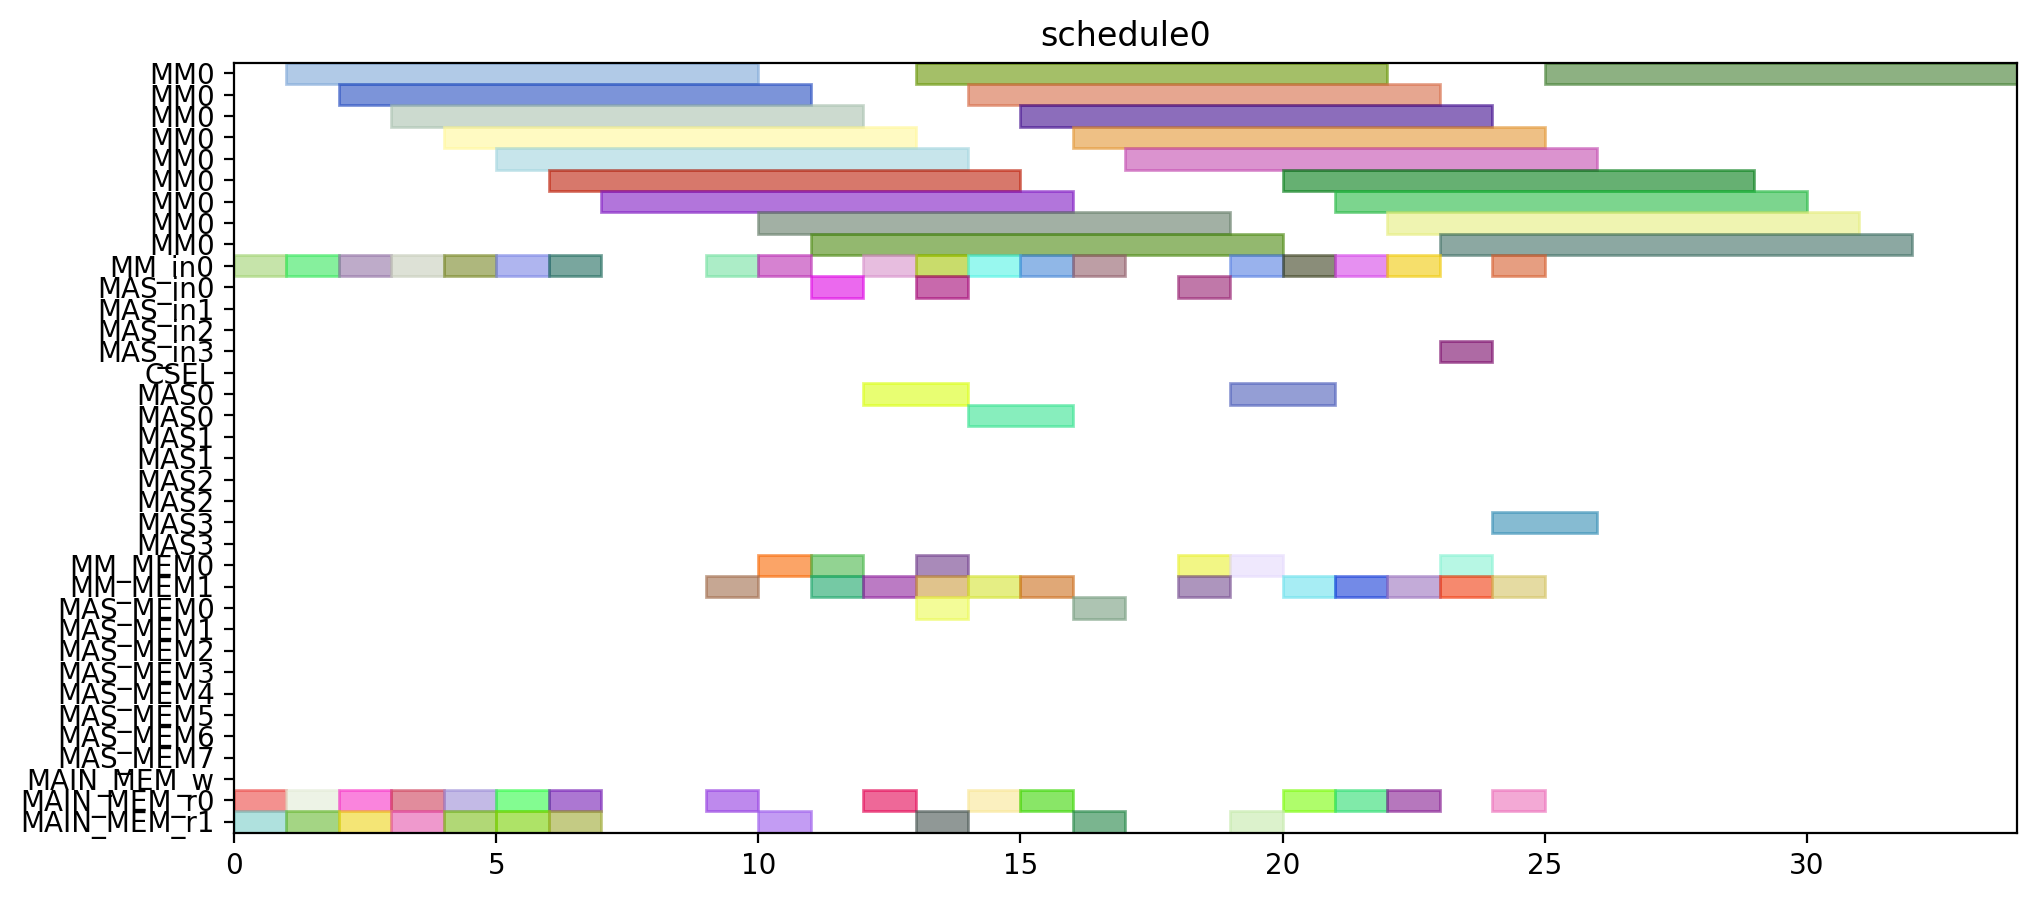

Write Python code to recreate this figure.
from pyschedule import Scenario, solvers, plotters, alt


def solve():
	horizon = 120
	S = Scenario("schedule0", horizon=horizon)

	# resource
	MM = S.Resources('MM', num=1, size=9)
	MM_in = S.Resources('MM_in', num=1)
	MAS_in = S.Resources('MAS_in', num=4)
	CSEL = S.Resource('CSEL')
	MAS = S.Resources('MAS', num=4, size=2, periods=range(1, horizon))
	MM_MEM = S.Resources('MM_MEM', num=2)
	MAS_MEM = S.Resources('MAS_MEM', num=8)
	MAIN_MEM_w = S.Resource('MAIN_MEM_w', size=1)
	MAIN_MEM_r = S.Resources('MAIN_MEM_r', num=2)

	# result of previous scheduling

	# new tasks
	Z_exp2 = S.Task('Z_exp2', length=9, delay_cost=1)
	Z_exp2 += alt(MM)
	Z_exp2_in = S.Task('Z_exp2_in', length=1, delay_cost=1)
	Z_exp2_in += alt(MM_in)
	S += Z_exp2_in*MM_in[0]<=Z_exp2*MM[0]
	Z_exp2_mem0 = S.Task('Z_exp2_mem0', length=1, delay_cost=1)
	Z_exp2_mem0 += MAIN_MEM_r[0]
	S += Z_exp2_mem0 <= Z_exp2

	Z_exp2_mem1 = S.Task('Z_exp2_mem1', length=1, delay_cost=1)
	Z_exp2_mem1 += MAIN_MEM_r[1]
	S += Z_exp2_mem1 <= Z_exp2

	NX0 = S.Task('NX0', length=9, delay_cost=1)
	NX0 += alt(MM)
	NX0_in = S.Task('NX0_in', length=1, delay_cost=1)
	NX0_in += alt(MM_in)
	S += NX0_in*MM_in[0]<=NX0*MM[0]
	NX0_mem0 = S.Task('NX0_mem0', length=1, delay_cost=1)
	NX0_mem0 += MAIN_MEM_r[0]
	S += NX0_mem0 <= NX0

	NX0_mem1 = S.Task('NX0_mem1', length=1, delay_cost=1)
	NX0_mem1 += MAIN_MEM_r[1]
	S += NX0_mem1 <= NX0

	k0_10_Z1 = S.Task('k0_10_Z1', length=9, delay_cost=1)
	k0_10_Z1 += alt(MM)
	k0_10_Z1_in = S.Task('k0_10_Z1_in', length=1, delay_cost=1)
	k0_10_Z1_in += alt(MM_in)
	S += k0_10_Z1_in*MM_in[0]<=k0_10_Z1*MM[0]
	k0_10_Z1_mem0 = S.Task('k0_10_Z1_mem0', length=1, delay_cost=1)
	k0_10_Z1_mem0 += MAIN_MEM_r[0]
	S += k0_10_Z1_mem0 <= k0_10_Z1

	k0_10_Z1_mem1 = S.Task('k0_10_Z1_mem1', length=1, delay_cost=1)
	k0_10_Z1_mem1 += MAIN_MEM_r[1]
	S += k0_10_Z1_mem1 <= k0_10_Z1

	DX0 = S.Task('DX0', length=9, delay_cost=1)
	DX0 += alt(MM)
	DX0_in = S.Task('DX0_in', length=1, delay_cost=1)
	DX0_in += alt(MM_in)
	S += DX0_in*MM_in[0]<=DX0*MM[0]
	DX0_mem0 = S.Task('DX0_mem0', length=1, delay_cost=1)
	DX0_mem0 += MAIN_MEM_r[0]
	S += DX0_mem0 <= DX0

	DX0_mem1 = S.Task('DX0_mem1', length=1, delay_cost=1)
	DX0_mem1 += MAIN_MEM_r[1]
	S += DX0_mem1 <= DX0

	NY0 = S.Task('NY0', length=9, delay_cost=1)
	NY0 += alt(MM)
	NY0_in = S.Task('NY0_in', length=1, delay_cost=1)
	NY0_in += alt(MM_in)
	S += NY0_in*MM_in[0]<=NY0*MM[0]
	NY0_mem0 = S.Task('NY0_mem0', length=1, delay_cost=1)
	NY0_mem0 += MAIN_MEM_r[0]
	S += NY0_mem0 <= NY0

	NY0_mem1 = S.Task('NY0_mem1', length=1, delay_cost=1)
	NY0_mem1 += MAIN_MEM_r[1]
	S += NY0_mem1 <= NY0

	k2_14_Z1 = S.Task('k2_14_Z1', length=9, delay_cost=1)
	k2_14_Z1 += alt(MM)
	k2_14_Z1_in = S.Task('k2_14_Z1_in', length=1, delay_cost=1)
	k2_14_Z1_in += alt(MM_in)
	S += k2_14_Z1_in*MM_in[0]<=k2_14_Z1*MM[0]
	k2_14_Z1_mem0 = S.Task('k2_14_Z1_mem0', length=1, delay_cost=1)
	k2_14_Z1_mem0 += MAIN_MEM_r[0]
	S += k2_14_Z1_mem0 <= k2_14_Z1

	k2_14_Z1_mem1 = S.Task('k2_14_Z1_mem1', length=1, delay_cost=1)
	k2_14_Z1_mem1 += MAIN_MEM_r[1]
	S += k2_14_Z1_mem1 <= k2_14_Z1

	DY0 = S.Task('DY0', length=9, delay_cost=1)
	DY0 += alt(MM)
	DY0_in = S.Task('DY0_in', length=1, delay_cost=1)
	DY0_in += alt(MM_in)
	S += DY0_in*MM_in[0]<=DY0*MM[0]
	DY0_mem0 = S.Task('DY0_mem0', length=1, delay_cost=1)
	DY0_mem0 += MAIN_MEM_r[0]
	S += DY0_mem0 <= DY0

	DY0_mem1 = S.Task('DY0_mem1', length=1, delay_cost=1)
	DY0_mem1 += MAIN_MEM_r[1]
	S += DY0_mem1 <= DY0

	Z_exp3 = S.Task('Z_exp3', length=9, delay_cost=1)
	Z_exp3 += alt(MM)
	Z_exp3_in = S.Task('Z_exp3_in', length=1, delay_cost=1)
	Z_exp3_in += alt(MM_in)
	S += Z_exp3_in*MM_in[0]<=Z_exp3*MM[0]
	Z_exp3_mem0 = S.Task('Z_exp3_mem0', length=1, delay_cost=1)
	Z_exp3_mem0 += alt(MM_MEM)
	S += (Z_exp2*MM[0])-1 < Z_exp3_mem0*MM_MEM[0]
	S += Z_exp3_mem0 <= Z_exp3

	Z_exp3_mem1 = S.Task('Z_exp3_mem1', length=1, delay_cost=1)
	Z_exp3_mem1 += MAIN_MEM_r[1]
	S += Z_exp3_mem1 <= Z_exp3

	NX1_ = S.Task('NX1_', length=2, delay_cost=1)
	NX1_ += alt(MAS)
	NX1__in = S.Task('NX1__in', length=1, delay_cost=1)
	NX1__in += alt(MAS_in)
	S += NX1__in*MAS_in[0]<=NX1_*MAS[0]

	S += NX1__in*MAS_in[1]<=NX1_*MAS[1]

	S += NX1__in*MAS_in[2]<=NX1_*MAS[2]

	S += NX1__in*MAS_in[3]<=NX1_*MAS[3]

	NX1__mem0 = S.Task('NX1__mem0', length=1, delay_cost=1)
	NX1__mem0 += alt(MM_MEM)
	S += (NX0*MM[0])-1 < NX1__mem0*MM_MEM[0]
	S += NX1__mem0 <= NX1_

	NX1__mem1 = S.Task('NX1__mem1', length=1, delay_cost=1)
	NX1__mem1 += alt(MM_MEM)
	S += (k0_10_Z1*MM[0])-1 < NX1__mem1*MM_MEM[1]
	S += NX1__mem1 <= NX1_

	k0_9_Z2 = S.Task('k0_9_Z2', length=9, delay_cost=1)
	k0_9_Z2 += alt(MM)
	k0_9_Z2_in = S.Task('k0_9_Z2_in', length=1, delay_cost=1)
	k0_9_Z2_in += alt(MM_in)
	S += k0_9_Z2_in*MM_in[0]<=k0_9_Z2*MM[0]
	k0_9_Z2_mem0 = S.Task('k0_9_Z2_mem0', length=1, delay_cost=1)
	k0_9_Z2_mem0 += MAIN_MEM_r[0]
	S += k0_9_Z2_mem0 <= k0_9_Z2

	k0_9_Z2_mem1 = S.Task('k0_9_Z2_mem1', length=1, delay_cost=1)
	k0_9_Z2_mem1 += alt(MM_MEM)
	S += (Z_exp2*MM[0])-1 < k0_9_Z2_mem1*MM_MEM[1]
	S += k0_9_Z2_mem1 <= k0_9_Z2

	k1_9_Z2 = S.Task('k1_9_Z2', length=9, delay_cost=1)
	k1_9_Z2 += alt(MM)
	k1_9_Z2_in = S.Task('k1_9_Z2_in', length=1, delay_cost=1)
	k1_9_Z2_in += alt(MM_in)
	S += k1_9_Z2_in*MM_in[0]<=k1_9_Z2*MM[0]
	k1_9_Z2_mem0 = S.Task('k1_9_Z2_mem0', length=1, delay_cost=1)
	k1_9_Z2_mem0 += MAIN_MEM_r[0]
	S += k1_9_Z2_mem0 <= k1_9_Z2

	k1_9_Z2_mem1 = S.Task('k1_9_Z2_mem1', length=1, delay_cost=1)
	k1_9_Z2_mem1 += alt(MM_MEM)
	S += (Z_exp2*MM[0])-1 < k1_9_Z2_mem1*MM_MEM[1]
	S += k1_9_Z2_mem1 <= k1_9_Z2

	NY1_ = S.Task('NY1_', length=2, delay_cost=1)
	NY1_ += alt(MAS)
	NY1__in = S.Task('NY1__in', length=1, delay_cost=1)
	NY1__in += alt(MAS_in)
	S += NY1__in*MAS_in[0]<=NY1_*MAS[0]

	S += NY1__in*MAS_in[1]<=NY1_*MAS[1]

	S += NY1__in*MAS_in[2]<=NY1_*MAS[2]

	S += NY1__in*MAS_in[3]<=NY1_*MAS[3]

	NY1__mem0 = S.Task('NY1__mem0', length=1, delay_cost=1)
	NY1__mem0 += alt(MM_MEM)
	S += (NY0*MM[0])-1 < NY1__mem0*MM_MEM[0]
	S += NY1__mem0 <= NY1_

	NY1__mem1 = S.Task('NY1__mem1', length=1, delay_cost=1)
	NY1__mem1 += alt(MM_MEM)
	S += (k2_14_Z1*MM[0])-1 < NY1__mem1*MM_MEM[1]
	S += NY1__mem1 <= NY1_

	k2_13_Z2 = S.Task('k2_13_Z2', length=9, delay_cost=1)
	k2_13_Z2 += alt(MM)
	k2_13_Z2_in = S.Task('k2_13_Z2_in', length=1, delay_cost=1)
	k2_13_Z2_in += alt(MM_in)
	S += k2_13_Z2_in*MM_in[0]<=k2_13_Z2*MM[0]
	k2_13_Z2_mem0 = S.Task('k2_13_Z2_mem0', length=1, delay_cost=1)
	k2_13_Z2_mem0 += MAIN_MEM_r[0]
	S += k2_13_Z2_mem0 <= k2_13_Z2

	k2_13_Z2_mem1 = S.Task('k2_13_Z2_mem1', length=1, delay_cost=1)
	k2_13_Z2_mem1 += alt(MM_MEM)
	S += (Z_exp2*MM[0])-1 < k2_13_Z2_mem1*MM_MEM[1]
	S += k2_13_Z2_mem1 <= k2_13_Z2

	k3_14_Z2 = S.Task('k3_14_Z2', length=9, delay_cost=1)
	k3_14_Z2 += alt(MM)
	k3_14_Z2_in = S.Task('k3_14_Z2_in', length=1, delay_cost=1)
	k3_14_Z2_in += alt(MM_in)
	S += k3_14_Z2_in*MM_in[0]<=k3_14_Z2*MM[0]
	k3_14_Z2_mem0 = S.Task('k3_14_Z2_mem0', length=1, delay_cost=1)
	k3_14_Z2_mem0 += MAIN_MEM_r[0]
	S += k3_14_Z2_mem0 <= k3_14_Z2

	k3_14_Z2_mem1 = S.Task('k3_14_Z2_mem1', length=1, delay_cost=1)
	k3_14_Z2_mem1 += alt(MM_MEM)
	S += (Z_exp2*MM[0])-1 < k3_14_Z2_mem1*MM_MEM[1]
	S += k3_14_Z2_mem1 <= k3_14_Z2

	Z_exp4 = S.Task('Z_exp4', length=9, delay_cost=1)
	Z_exp4 += alt(MM)
	Z_exp4_in = S.Task('Z_exp4_in', length=1, delay_cost=1)
	Z_exp4_in += alt(MM_in)
	S += Z_exp4_in*MM_in[0]<=Z_exp4*MM[0]
	Z_exp4_mem0 = S.Task('Z_exp4_mem0', length=1, delay_cost=1)
	Z_exp4_mem0 += alt(MM_MEM)
	S += (Z_exp3*MM[0])-1 < Z_exp4_mem0*MM_MEM[0]
	S += Z_exp4_mem0 <= Z_exp4

	Z_exp4_mem1 = S.Task('Z_exp4_mem1', length=1, delay_cost=1)
	Z_exp4_mem1 += MAIN_MEM_r[1]
	S += Z_exp4_mem1 <= Z_exp4

	NX1 = S.Task('NX1', length=9, delay_cost=1)
	NX1 += alt(MM)
	NX1_in = S.Task('NX1_in', length=1, delay_cost=1)
	NX1_in += alt(MM_in)
	S += NX1_in*MM_in[0]<=NX1*MM[0]
	NX1_mem0 = S.Task('NX1_mem0', length=1, delay_cost=1)
	NX1_mem0 += alt(MAS_MEM)
	S += (NX1_*MAS[0])-1 < NX1_mem0*MAS_MEM[0]
	S += (NX1_*MAS[1])-1 < NX1_mem0*MAS_MEM[2]
	S += (NX1_*MAS[2])-1 < NX1_mem0*MAS_MEM[4]
	S += (NX1_*MAS[3])-1 < NX1_mem0*MAS_MEM[6]
	S += NX1_mem0 <= NX1

	NX1_mem1 = S.Task('NX1_mem1', length=1, delay_cost=1)
	NX1_mem1 += MAIN_MEM_r[1]
	S += NX1_mem1 <= NX1

	k0_8_Z3 = S.Task('k0_8_Z3', length=9, delay_cost=1)
	k0_8_Z3 += alt(MM)
	k0_8_Z3_in = S.Task('k0_8_Z3_in', length=1, delay_cost=1)
	k0_8_Z3_in += alt(MM_in)
	S += k0_8_Z3_in*MM_in[0]<=k0_8_Z3*MM[0]
	k0_8_Z3_mem0 = S.Task('k0_8_Z3_mem0', length=1, delay_cost=1)
	k0_8_Z3_mem0 += MAIN_MEM_r[0]
	S += k0_8_Z3_mem0 <= k0_8_Z3

	k0_8_Z3_mem1 = S.Task('k0_8_Z3_mem1', length=1, delay_cost=1)
	k0_8_Z3_mem1 += alt(MM_MEM)
	S += (Z_exp3*MM[0])-1 < k0_8_Z3_mem1*MM_MEM[1]
	S += k0_8_Z3_mem1 <= k0_8_Z3

	DX1_ = S.Task('DX1_', length=2, delay_cost=1)
	DX1_ += alt(MAS)
	DX1__in = S.Task('DX1__in', length=1, delay_cost=1)
	DX1__in += alt(MAS_in)
	S += DX1__in*MAS_in[0]<=DX1_*MAS[0]

	S += DX1__in*MAS_in[1]<=DX1_*MAS[1]

	S += DX1__in*MAS_in[2]<=DX1_*MAS[2]

	S += DX1__in*MAS_in[3]<=DX1_*MAS[3]

	DX1__mem0 = S.Task('DX1__mem0', length=1, delay_cost=1)
	DX1__mem0 += alt(MM_MEM)
	S += (DX0*MM[0])-1 < DX1__mem0*MM_MEM[0]
	S += DX1__mem0 <= DX1_

	DX1__mem1 = S.Task('DX1__mem1', length=1, delay_cost=1)
	DX1__mem1 += alt(MM_MEM)
	S += (k1_9_Z2*MM[0])-1 < DX1__mem1*MM_MEM[1]
	S += DX1__mem1 <= DX1_

	k1_8_Z3 = S.Task('k1_8_Z3', length=9, delay_cost=1)
	k1_8_Z3 += alt(MM)
	k1_8_Z3_in = S.Task('k1_8_Z3_in', length=1, delay_cost=1)
	k1_8_Z3_in += alt(MM_in)
	S += k1_8_Z3_in*MM_in[0]<=k1_8_Z3*MM[0]
	k1_8_Z3_mem0 = S.Task('k1_8_Z3_mem0', length=1, delay_cost=1)
	k1_8_Z3_mem0 += MAIN_MEM_r[0]
	S += k1_8_Z3_mem0 <= k1_8_Z3

	k1_8_Z3_mem1 = S.Task('k1_8_Z3_mem1', length=1, delay_cost=1)
	k1_8_Z3_mem1 += alt(MM_MEM)
	S += (Z_exp3*MM[0])-1 < k1_8_Z3_mem1*MM_MEM[1]
	S += k1_8_Z3_mem1 <= k1_8_Z3

	NY1 = S.Task('NY1', length=9, delay_cost=1)
	NY1 += alt(MM)
	NY1_in = S.Task('NY1_in', length=1, delay_cost=1)
	NY1_in += alt(MM_in)
	S += NY1_in*MM_in[0]<=NY1*MM[0]
	NY1_mem0 = S.Task('NY1_mem0', length=1, delay_cost=1)
	NY1_mem0 += alt(MAS_MEM)
	S += (NY1_*MAS[0])-1 < NY1_mem0*MAS_MEM[0]
	S += (NY1_*MAS[1])-1 < NY1_mem0*MAS_MEM[2]
	S += (NY1_*MAS[2])-1 < NY1_mem0*MAS_MEM[4]
	S += (NY1_*MAS[3])-1 < NY1_mem0*MAS_MEM[6]
	S += NY1_mem0 <= NY1

	NY1_mem1 = S.Task('NY1_mem1', length=1, delay_cost=1)
	NY1_mem1 += MAIN_MEM_r[1]
	S += NY1_mem1 <= NY1

	k2_12_Z3 = S.Task('k2_12_Z3', length=9, delay_cost=1)
	k2_12_Z3 += alt(MM)
	k2_12_Z3_in = S.Task('k2_12_Z3_in', length=1, delay_cost=1)
	k2_12_Z3_in += alt(MM_in)
	S += k2_12_Z3_in*MM_in[0]<=k2_12_Z3*MM[0]
	k2_12_Z3_mem0 = S.Task('k2_12_Z3_mem0', length=1, delay_cost=1)
	k2_12_Z3_mem0 += MAIN_MEM_r[0]
	S += k2_12_Z3_mem0 <= k2_12_Z3

	k2_12_Z3_mem1 = S.Task('k2_12_Z3_mem1', length=1, delay_cost=1)
	k2_12_Z3_mem1 += alt(MM_MEM)
	S += (Z_exp3*MM[0])-1 < k2_12_Z3_mem1*MM_MEM[1]
	S += k2_12_Z3_mem1 <= k2_12_Z3

	DY1_ = S.Task('DY1_', length=2, delay_cost=1)
	DY1_ += alt(MAS)
	DY1__in = S.Task('DY1__in', length=1, delay_cost=1)
	DY1__in += alt(MAS_in)
	S += DY1__in*MAS_in[0]<=DY1_*MAS[0]

	S += DY1__in*MAS_in[1]<=DY1_*MAS[1]

	S += DY1__in*MAS_in[2]<=DY1_*MAS[2]

	S += DY1__in*MAS_in[3]<=DY1_*MAS[3]

	DY1__mem0 = S.Task('DY1__mem0', length=1, delay_cost=1)
	DY1__mem0 += alt(MM_MEM)
	S += (DY0*MM[0])-1 < DY1__mem0*MM_MEM[0]
	S += DY1__mem0 <= DY1_

	DY1__mem1 = S.Task('DY1__mem1', length=1, delay_cost=1)
	DY1__mem1 += alt(MM_MEM)
	S += (k3_14_Z2*MM[0])-1 < DY1__mem1*MM_MEM[1]
	S += DY1__mem1 <= DY1_

	k3_13_Z3 = S.Task('k3_13_Z3', length=9, delay_cost=1)
	k3_13_Z3 += alt(MM)
	k3_13_Z3_in = S.Task('k3_13_Z3_in', length=1, delay_cost=1)
	k3_13_Z3_in += alt(MM_in)
	S += k3_13_Z3_in*MM_in[0]<=k3_13_Z3*MM[0]
	k3_13_Z3_mem0 = S.Task('k3_13_Z3_mem0', length=1, delay_cost=1)
	k3_13_Z3_mem0 += MAIN_MEM_r[0]
	S += k3_13_Z3_mem0 <= k3_13_Z3

	k3_13_Z3_mem1 = S.Task('k3_13_Z3_mem1', length=1, delay_cost=1)
	k3_13_Z3_mem1 += alt(MM_MEM)
	S += (Z_exp3*MM[0])-1 < k3_13_Z3_mem1*MM_MEM[1]
	S += k3_13_Z3_mem1 <= k3_13_Z3

	solvers.mip.solve(S,msg=1,kind='CPLEX',ratio_gap=1.01)

	solution = [['hoge']*len(S.solution()[1]) for i in range(len(S.solution()))]
	for i in range(len(S.solution())):
		for j in range(len(S.solution()[i])):
			solution[i][j]=str(S.solution()[i][j])
	print(solution)

	cycles = int(solution[-1][3])

	pic_file_name = "/home/mfukuda/ABE/multiRAM_multiMAS_16mux/scheduling_result/stage9MM1_stage2MAS4/ISOGENY/schedule0.png"
	if(S.solution() != []):
		plotters.matplotlib.plot(S,img_filename=pic_file_name, show_task_labels=False, fig_size=(cycles*0.25+3, 5))

	return solution
